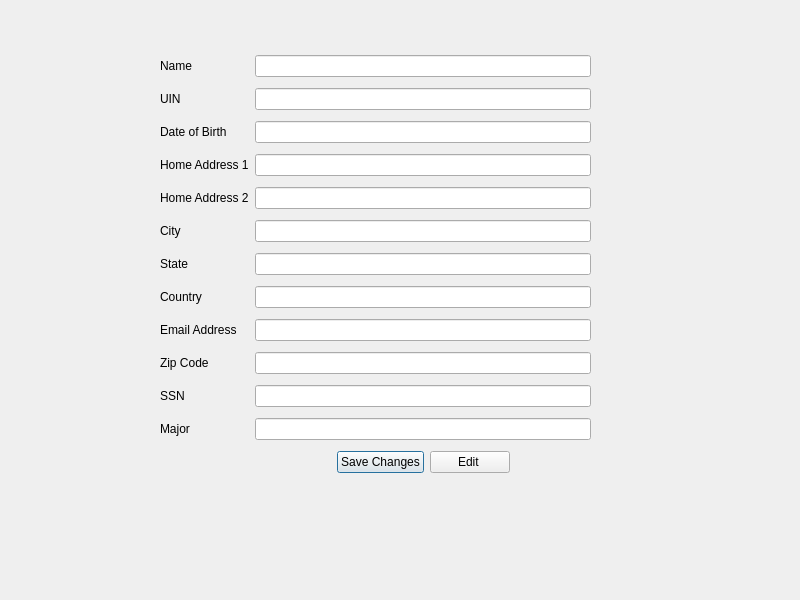
<?xml version="1.0" encoding="UTF-8"?>
<ui version="4.0">
 <class>UserInformation</class>
 <widget class="QDialog" name="UserInformation">
  <property name="geometry">
   <rect>
    <x>0</x>
    <y>0</y>
    <width>800</width>
    <height>600</height>
   </rect>
  </property>
  <property name="maximumSize">
   <size>
    <width>800</width>
    <height>600</height>
   </size>
  </property>
  <property name="windowTitle">
   <string>Dialog</string>
  </property>
  <widget class="QWidget" name="gridWidget" native="true">
   <property name="geometry">
    <rect>
     <x>160</x>
     <y>50</y>
     <width>431</width>
     <height>441</height>
    </rect>
   </property>
   <layout class="QGridLayout" name="gridLayout">
    <item row="6" column="0">
     <widget class="QLabel" name="label_6">
      <property name="text">
       <string>City</string>
      </property>
     </widget>
    </item>
    <item row="5" column="1">
     <widget class="QLineEdit" name="lineEdit_address2"/>
    </item>
    <item row="8" column="1">
     <widget class="QLineEdit" name="lineEdit_country"/>
    </item>
    <item row="6" column="1">
     <widget class="QLineEdit" name="lineEdit_city"/>
    </item>
    <item row="8" column="0">
     <widget class="QLabel" name="label_8">
      <property name="text">
       <string>Country</string>
      </property>
     </widget>
    </item>
    <item row="2" column="1">
     <widget class="QLineEdit" name="DOB_lineEdit"/>
    </item>
    <item row="4" column="1">
     <widget class="QLineEdit" name="lineEdit_address1"/>
    </item>
    <item row="0" column="0">
     <widget class="QLabel" name="label">
      <property name="text">
       <string>Name</string>
      </property>
     </widget>
    </item>
    <item row="0" column="1">
     <widget class="QLineEdit" name="name_lineEdit"/>
    </item>
    <item row="5" column="0">
     <widget class="QLabel" name="label_5">
      <property name="text">
       <string>Home Address 2</string>
      </property>
     </widget>
    </item>
    <item row="2" column="0">
     <widget class="QLabel" name="label_2">
      <property name="text">
       <string>Date of Birth</string>
      </property>
     </widget>
    </item>
    <item row="4" column="0">
     <widget class="QLabel" name="label_4">
      <property name="text">
       <string>Home Address 1</string>
      </property>
     </widget>
    </item>
    <item row="7" column="0">
     <widget class="QLabel" name="label_7">
      <property name="text">
       <string>State</string>
      </property>
     </widget>
    </item>
    <item row="7" column="1">
     <widget class="QLineEdit" name="lineEdit_state"/>
    </item>
    <item row="10" column="0">
     <widget class="QLabel" name="label_10">
      <property name="text">
       <string>Email Address</string>
      </property>
     </widget>
    </item>
    <item row="10" column="1">
     <widget class="QLineEdit" name="lineEdit_email"/>
    </item>
    <item row="12" column="1">
     <widget class="QLineEdit" name="lineEdit_ssn"/>
    </item>
    <item row="1" column="1">
     <widget class="QLineEdit" name="lineEdit_UIN"/>
    </item>
    <item row="1" column="0">
     <widget class="QLabel" name="label_11">
      <property name="text">
       <string>UIN</string>
      </property>
     </widget>
    </item>
    <item row="12" column="0">
     <widget class="QLabel" name="label_12">
      <property name="text">
       <string>SSN</string>
      </property>
     </widget>
    </item>
    <item row="13" column="0">
     <widget class="QLabel" name="label_3">
      <property name="text">
       <string>Major</string>
      </property>
     </widget>
    </item>
    <item row="13" column="1">
     <widget class="QLineEdit" name="lineEdit_Major"/>
    </item>
    <item row="14" column="1">
     <layout class="QHBoxLayout" name="horizontalLayout_3">
      <item>
       <spacer name="horizontalSpacer_2">
        <property name="orientation">
         <enum>Qt::Horizontal</enum>
        </property>
        <property name="sizeHint" stdset="0">
         <size>
          <width>40</width>
          <height>20</height>
         </size>
        </property>
       </spacer>
      </item>
      <item>
       <widget class="QPushButton" name="userinfo_pushButton">
        <property name="text">
         <string>Save Changes</string>
        </property>
       </widget>
      </item>
      <item>
       <widget class="QPushButton" name="pushButton_addr1">
        <property name="enabled">
         <bool>true</bool>
        </property>
        <property name="text">
         <string>Edit </string>
        </property>
       </widget>
      </item>
      <item>
       <spacer name="horizontalSpacer">
        <property name="orientation">
         <enum>Qt::Horizontal</enum>
        </property>
        <property name="sizeHint" stdset="0">
         <size>
          <width>40</width>
          <height>20</height>
         </size>
        </property>
       </spacer>
      </item>
     </layout>
    </item>
    <item row="11" column="1">
     <widget class="QLineEdit" name="lineEdit_zipcode"/>
    </item>
    <item row="11" column="0">
     <widget class="QLabel" name="label_9">
      <property name="text">
       <string>Zip Code</string>
      </property>
     </widget>
    </item>
   </layout>
  </widget>
  <action name="actionEditAddress">
   <property name="text">
    <string>editAddress</string>
   </property>
  </action>
 </widget>
 <resources/>
 <connections/>
</ui>
